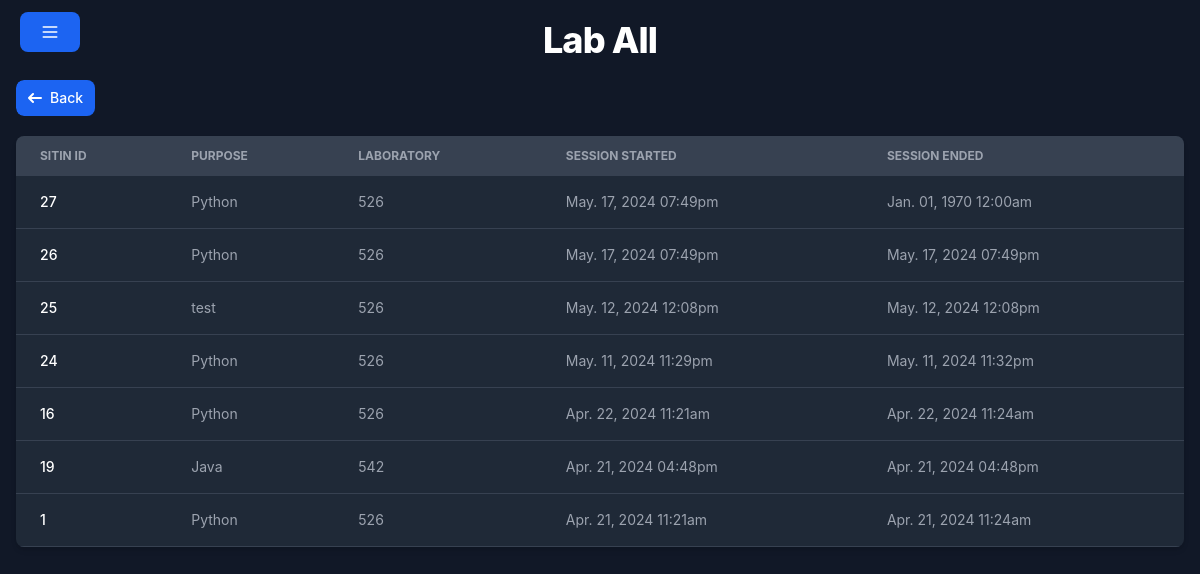
The app's page /sitin-history/lab.php?lab=All (signed in) with its own data.
### tables this page shows
CREATE TABLE `sitinrecord` (
  `id` int(11) NOT NULL,
  `idno` int(11) DEFAULT NULL,
  `purpose` varchar(255) DEFAULT NULL,
  `laboratory` varchar(255) DEFAULT NULL,
  `time_started` datetime DEFAULT current_timestamp(),
  `time_ended` datetime DEFAULT NULL
);

### sitin-history/lab.php (the view, shortened to what this page needs)
<?php
    require_once '../config/dbconn.php';
    $lab = $_GET["lab"] ?? "";
    $records = array();
    $idno = $_SESSION["idno"];
    $query = "SELECT id, purpose, laboratory, time_started as started, time_ended as ended
    FROM sitinrecord
    WHERE idno = '$idno'";
    $query .= "ORDER BY time_started desc";
    $query_run = mysqli_query($conn,$query);
    if ($query_run) {
        while ($row = mysqli_fetch_assoc($query_run)) {
            $records[] = $row;
        }
    }
?>
<!DOCTYPE html>
<html lang="en">
<head>
    <link rel="stylesheet" href="../style.css">
    <link rel="stylesheet" href="../assets//css//flowbite.mini.css">
</head>
<body class="dark bg-gray-900">
    <?php include '../includes/header.php' ?>
    <div class="px-4 mt-5 mb-5">
        <h2 class="mb-4 text-center text-2xl m-auto font-extrabold leading-none tracking-tight text-gray-900 md:text-4xl dark:text-white">Lab <?= $_GET["lab"] ?></h2>
        <div class="relative overflow-x-auto sm:rounded-lg mt-5 mx-auto" style="max-width: 80rem;">
            <a href="./" class="inline-flex items-center px-3 py-2 text-sm font-medium text-center text-white bg-blue-700 rounded-lg hover:bg-blue-800 focus:ring-4 focus:outline-none focus:ring-blue-300 dark:bg-blue-600 dark:hover:bg-blue-700 dark:focus:ring-blue-800">
                <svg style="transform: scaleX(-1);" class="rtl:rotate-180 w-3.5 h-3.5 me-2" aria-hidden="true" xmlns="http://www.w3.org/2000/svg" fill="none" viewBox="0 0 14 10">
                    <path stroke="currentColor" stroke-linecap="round" stroke-linejoin="round" stroke-width="2" d="M1 5h12m0 0L9 1m4 4L9 9"/>
                </svg>
                Back
            </a>
        </div>
        <div class="relative overflow-x-auto shadow-md sm:rounded-lg mt-5 mx-auto" style="max-width: 80rem;">
            <?php if(!empty($records)): ?>
                <table class="w-full text-sm text-left rtl:text-right text-gray-500 dark:text-gray-400">
                    <thead class="text-xs text-gray-700 uppercase bg-gray-50 dark:bg-gray-700 dark:text-gray-400">
                        <tr>
                            <th scope="col" class="px-6 py-3">
                                Sitin ID
                            </th>
                            <th scope="col" class="px-6 py-3">
                                Purpose
                            </th>
                            <?php if($lab === "All"):?>
                                <th scope="col" class="px-6 py-3">
                                    Laboratory
                                </th>
                            <?php endif;?>
                            <th scope="col" class="px-6 py-3">
                                Session Started
                            </th>
                            <th scope="col" class="px-6 py-3">
                                Session Ended
                            </th>
                        </tr>
                    </thead>
                    <tbody>
                        <?php foreach ($records as $record): ?>
                            <tr class="bg-white border-b dark:bg-gray-800 dark:border-gray-700">
                                <th scope="row" class="px-6 py-4 font-medium text-gray-900 whitespace-nowrap dark:text-white">
                                    <?= $record['id'] ?>
                                </th>
                                <td class="px-6 py-4">
                                    <?= $record['purpose'] ?>
                                </td>
                                <?php if($lab === "All"):?>
                                    <td class="px-6 py-4">
                                        <?= $record['laboratory'] ?>
                                    </td>
                                <?php endif;?>
                                <td class="px-6 py-4">
                                    <?= date('M. d, Y h:ia', strtotime($record['started'])) ?>
                                </td>
                                <td class="px-6 py-4">
                                    <?= date('M. d, Y h:ia', strtotime($record['ended'])) ?>
                                </td>
                            </tr>
                        <?php endforeach; ?>
                    </tbody>
                </table>
            <?php endif ?>
        </div>
        </div>
</body>
</html>

### style.css (style rules this page uses)
html, :host { line-height: 1.5; -webkit-text-size-adjust: 100%; -moz-tab-size: 4; -o-tab-size: 4; tab-size: 4; font-family: ui-sans-serif, system-ui, sans-serif, "Apple Color Emoji", "Segoe UI Emoji", "Segoe UI Symbol", "Noto Color Emoji"; font-feature-settings: normal; font-variation-settings: normal; -webkit-tap-highlight-color: transparent; }
body { margin: 0; line-height: inherit; }
h1, h2, h3, h4, h5, h6 { font-size: inherit; font-weight: inherit; }
a { color: inherit; text-decoration: inherit; }
table { text-indent: 0; border-color: inherit; border-collapse: collapse; }
blockquote, dl, dd, h1, h2, h3, h4, h5, h6, hr, figure, p, pre { margin: 0; }
img, svg, video, canvas, audio, iframe, embed, object { display: block; vertical-align: middle; }

### records on screen
sitinrecord: id "27", purpose "Python", laboratory "526", time_started "May. 17, 2024 07:49pm", time_ended "Jan. 01, 1970 12:00am"
sitinrecord: id "26", purpose "Python", laboratory "526", time_started "May. 17, 2024 07:49pm", time_ended "May. 17, 2024 07:49pm"
sitinrecord: id "25", purpose "test", laboratory "526", time_started "May. 12, 2024 12:08pm", time_ended "May. 12, 2024 12:08pm"
sitinrecord: id "24", purpose "Python", laboratory "526", time_started "May. 11, 2024 11:29pm", time_ended "May. 11, 2024 11:32pm"
sitinrecord: id "16", purpose "Python", laboratory "526", time_started "Apr. 22, 2024 11:21am", time_ended "Apr. 22, 2024 11:24am"
sitinrecord: id "19", purpose "Java", laboratory "542", time_started "Apr. 21, 2024 04:48pm", time_ended "Apr. 21, 2024 04:48pm"
sitinrecord: id "1", purpose "Python", laboratory "526", time_started "Apr. 21, 2024 11:21am", time_ended "Apr. 21, 2024 11:24am"

### other values on screen
$_GET["lab"] "All"
